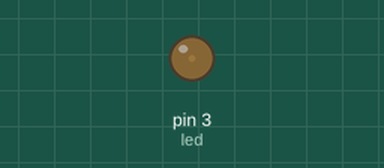
Recording of a sketch running on a simulated Arduino Uno, built with avr-gcc and run on an emulated ATmega328P. On the bench: output pins drawn as LEDs (lit = HIGH).

Above: at 0.05 s.
At 0.95 s:
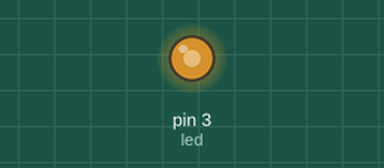
At 1.85 s:
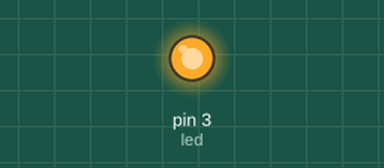
At 3.7 s:
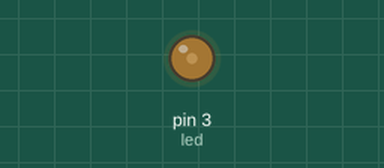
Timing chart, 0 to 6.6 s (numbered marks = the images above):
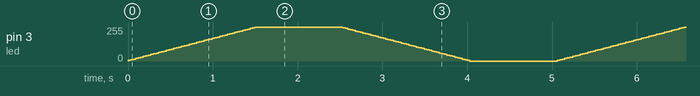

The sketch:

exercise_3.ino
```cpp
/*
  Fade

  This example shows how to fade an LED on pin 3 using the analogWrite()
  function.

  The analogWrite() function uses PWM, so if you want to change the pin you're
  using, be sure to use another PWM capable pin. On most Arduino, the PWM pins
  are identified with a "~" sign, like ~3, ~5, ~6, ~9, ~10 and ~11.
*/

int led = 3;           // the PWM pin the LED is attached to
int brightness = 0;    // how bright the LED is
int fadeAmount = 5;    // how many points to fade the LED by

int fadeDelayTime = 30;// delay time for fade in ms
int stopDelayTime = 1000;   // delay time at top and bottom (ms)

int maxSteps = 255 / fadeAmount;   // integer division drops anything after decimal
int iter;  // iterator for for loop

// the setup routine runs once when you press reset:
void setup() {
  // declare led pin to be an output:
  pinMode(led, OUTPUT);
}

// the loop routine runs over and over again forever:
void loop() {
  // write the for loop in order to do the whole ramp
  for (iter = 0; iter < maxSteps; iter++){

    // calculate new brightness
    brightness = brightness + fadeAmount;

    // write the brighness to the set led pin
    analogWrite(led, brightness);

    // wait for the fade delay time set above
    delay(fadeDelayTime);
  }

  fadeAmount *= -1;

  // wait for stop delay time
  delay(stopDelayTime);
}
```
